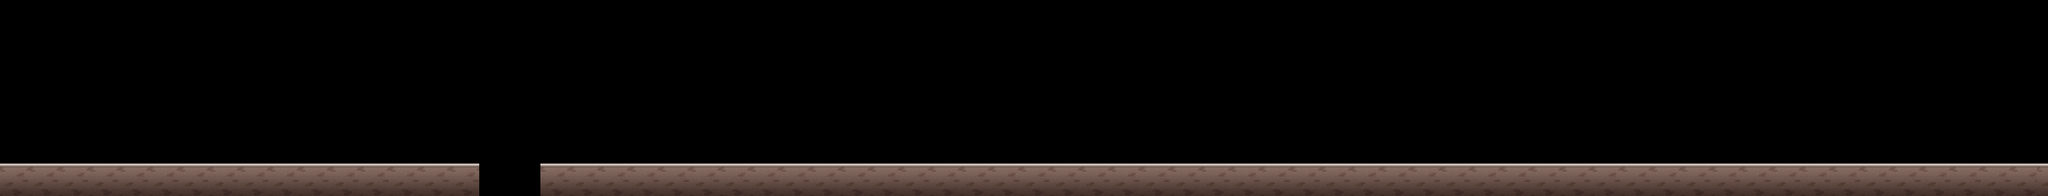

This is a level from a 2D game, rendered from its Tiled map with the project's own tilesets. A one-line summary and the map file follow, with tile-layer data summarised:
An orthogonal 375x36 tile map with 20x20 px tiles, 2 tile layers (background, floor), 6 tilesets and 9 objects.

<map version="1.0" orientation="orthogonal" width="375" height="36" tilewidth="20" tileheight="20">
 <tileset firstgid="1" name="stage1-level4" tilewidth="20" tileheight="20">
  <image source="stage1-level4.png" width="7500" height="720" />
 </tileset>
 <tileset firstgid="13501" name="object1_80_142" tilewidth="80" tileheight="142">
  <image source="object1_80_142.png" width="80" height="142" />
 </tileset>
 <tileset firstgid="13502" name="object2_94_226" tilewidth="94" tileheight="226">
  <image source="object2_94_226.png" width="94" height="226" />
 </tileset>
 <tileset firstgid="13503" name="130710_4" tilewidth="100" tileheight="110">
  <image source="130710_4.png" width="100" height="110" />
 </tileset>
 <tileset firstgid="13504" name="130707_coin3" tilewidth="40" tileheight="40">
  <image source="130707_coin3.png" width="40" height="40" />
 </tileset>
 <tileset firstgid="13505" name="floor" tilewidth="20" tileheight="20">
  <image source="floor.png" width="20" height="20" />
 </tileset>
 <layer name="background" width="375" height="36">
  <data>[13500 cells, 13500 non-empty, 13428 distinct tile ids]</data>
 </layer>
 <objectgroup name="mob1" width="375" height="36">
  <object gid="13501" x="406" y="602" />
  <object gid="13501" x="546" y="600" />
  <object gid="13501" x="2408" y="600" />
  <object gid="13501" x="2545" y="601" />
  <object gid="13501" x="2679" y="600" />
 </objectgroup>
 <objectgroup name="mob2" width="375" height="36">
  <object gid="13502" x="1049" y="603" />
  <object gid="13502" x="2205" y="604" />
 </objectgroup>
 <objectgroup name="coin" width="375" height="36" visible="0" />
 <objectgroup name="object" width="375" height="36">
  <object gid="13503" x="1136" y="602" />
  <object gid="13503" x="2304" y="601" />
 </objectgroup>
 <layer name="floor" width="375" height="36" opacity="0">
  <data>[13500 cells, 16 non-empty, 1 distinct tile ids]</data>
 </layer>
</map>
